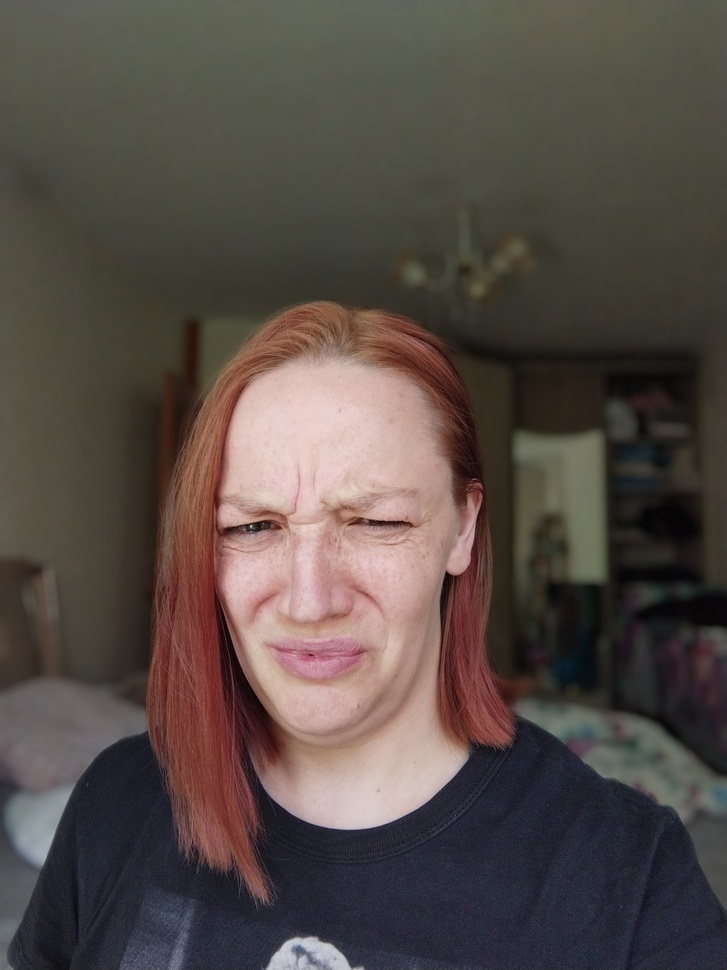
#> input picture data/mood_detection/images/1/Disgust.jpg, 727 x 970 px, shrunk from 2448 x 3264 before the run, found by its file name
$ jupyter execute visulizeResults.ipynb
#> lines starting #> are read from the running program, lines starting #| are printed output that depends on the picture
[cell 1]
import cv2
import numpy as np
import matplotlib.pyplot as plt
from skimage.feature import local_binary_pattern
from pathlib import Path

# Stier til original og preprosessert bilde
original_path = Path("c:/Users/nicos/lokaleprosjekter/GitHub/IT3212/data/facial_emotion_recognition/0/disgust.jpg")
preprocessed_path = Path("c:/Users/nicos/lokaleprosjekter/GitHub/IT3212/data/facial_emotion_recognition_preprocessed2/0/disgust.png")

def show_lbp_grid(original_path, preprocessed_path, grid_size=8):
    # Last inn originalbilde i farger
#> called with grid_size = 8
    original_img = cv2.imread(str(original_path))
#> original_img is the input picture: shape (970, 727, 3); mean B, G, R 70.2, 75.6, 85.3
    if original_img is None:
        print(f"Fant ikke originalbildet: {original_path}")
        return

    # Last inn preprosessert bilde i gråtoner
    img = cv2.imread(str(preprocessed_path), cv2.IMREAD_GRAYSCALE)
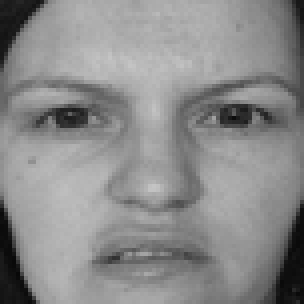
#> input picture third/facial_emotion_recognition_preprocessed2/0/Disgust.png, 76 x 76 px, shrunk from 256 x 256 before the run, found by its file name (shown 4 times larger)
#> img is the input picture: shape (76, 76); min 8, max 196, mean 139.1
    if img is None:
        print(f"Fant ikke preprosessert bilde: {preprocessed_path}")
        return

    # Del opp bildet i grid og beregn LBP for hver seksjon
    h, w = img.shape
#> h = 76; w = 76
    grid_h, grid_w = h // grid_size, w // grid_size
#> grid_h = 9; grid_w = 9
    lbp_grid = np.zeros_like(img, dtype=np.float32)
    radius = 1
    n_points = 8 * radius

    for i in range(grid_size):
        for j in range(grid_size):
            y1, y2 = i * grid_h, (i + 1) * grid_h
            x1, x2 = j * grid_w, (j + 1) * grid_w
            section = img[y1:y2, x1:x2]
            lbp_section = local_binary_pattern(section, n_points, radius, method='default')
            lbp_grid[y1:y2, x1:x2] = lbp_section
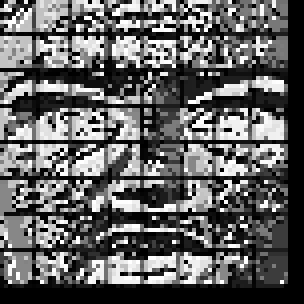
#> lbp_grid: shape (76, 76) float32 (shown 4 times larger); min 0, max 255, mean 97.3

    # Vis original (farger), preprosessert (gråtoner) og grid-LBP
    plt.figure(figsize=(15, 5))
    plt.subplot(1, 3, 1)
    plt.imshow(cv2.cvtColor(original_img, cv2.COLOR_BGR2RGB))
    plt.title('Original Image')
    plt.axis('off')

    plt.subplot(1, 3, 2)
    plt.imshow(img, cmap='gray')
    plt.title('Preprocessed Grayscale')
    plt.axis('off')

    plt.subplot(1, 3, 3)
    plt.imshow(lbp_grid, cmap='gray')
    plt.title(f'LBP Grid ({grid_size}x{grid_size})')
    plt.axis('off')

    plt.tight_layout()
    plt.show()
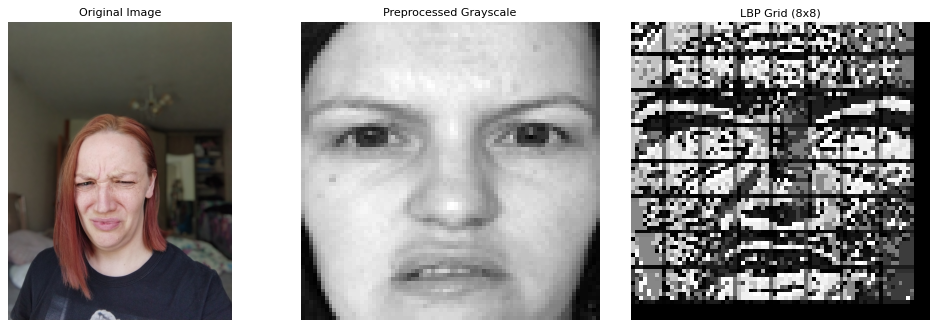
#> figure drawn by matplotlib, 3 panels

# Eksempel på bruk med grid_size 8
show_lbp_grid(original_path, preprocessed_path, grid_size=8)
